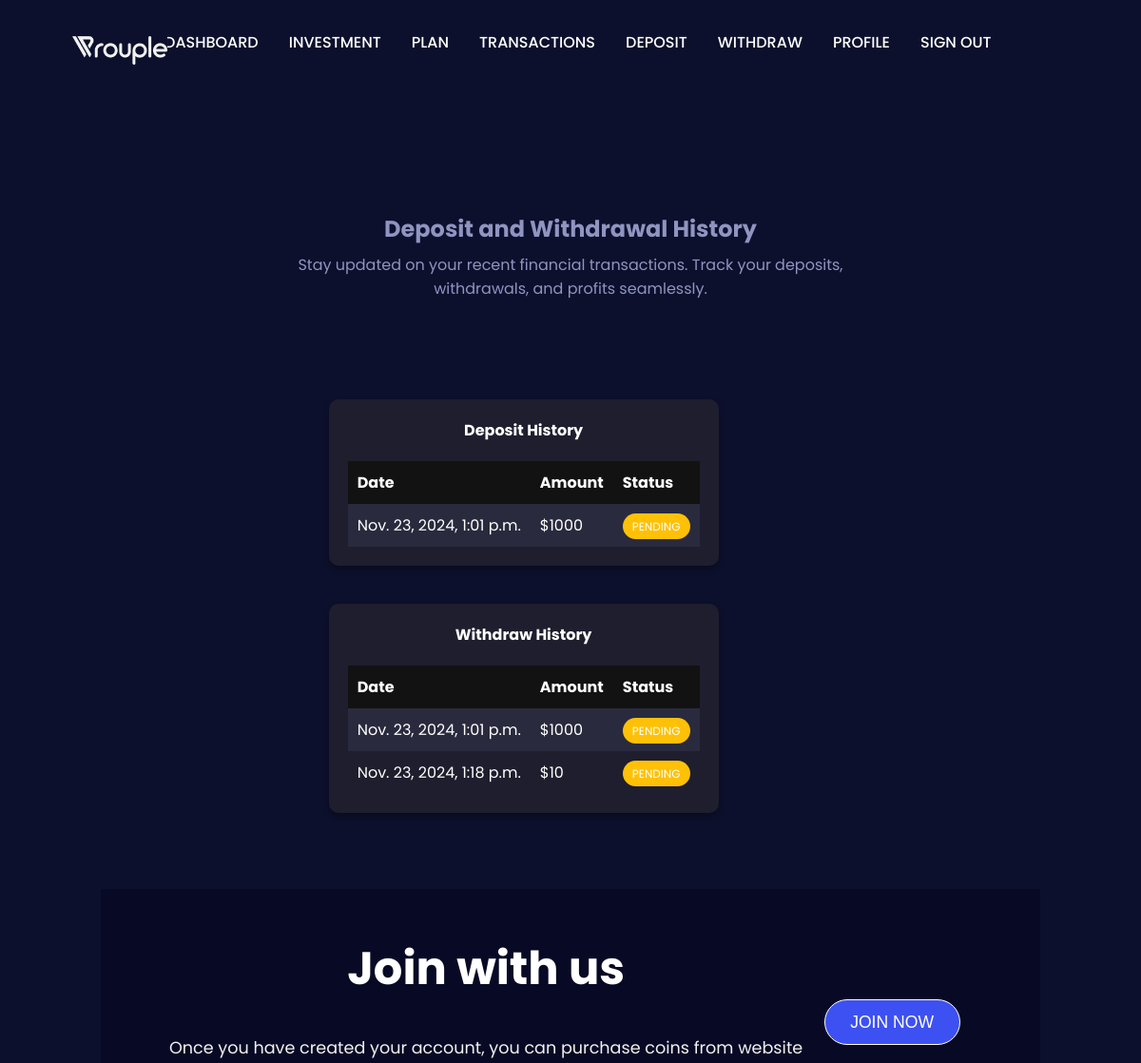
Before: /transaction/ (signed in, upper part) with the older database file.
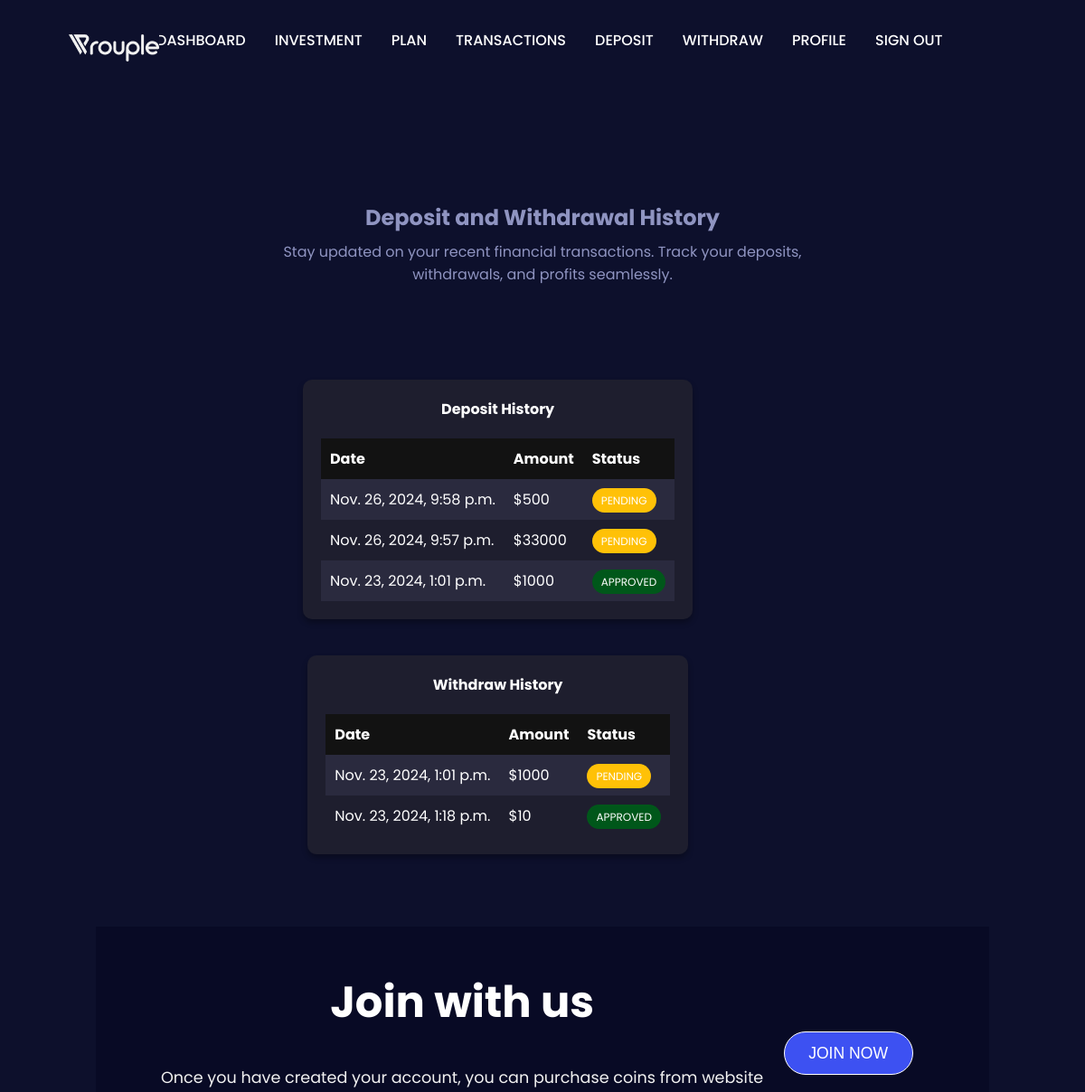
After: the same page with the newer database file.
### broker/models.py (models this page shows, shortened)
class Deposit(models.Model):
    user = models.ForeignKey(User, on_delete=models.CASCADE)
    amount = models.CharField(max_length=50)
    wallet_Address = models.CharField(max_length=100,blank=True, null=True)
    cryptomus_uuid = models.UUIDField(blank=True, null=True)
    status = models.CharField(default="PENDING", max_length=50,choices=[('PENDING','PENDING'),('DECLINED','DECLINED'),('APPROVED','APPROVED')])
    date = models.DateTimeField(auto_now_add=True)

class Withdraw(models.Model):
    user = models.ForeignKey(User, on_delete=models.CASCADE)
    amount = models.CharField(max_length=50)
    wallet_Address = models.CharField(max_length=100)
    status = models.CharField(default="PENDING", max_length=50,choices=[('PENDING','PENDING'),('DECLINED','DECLINED'),('APPROVED','APPROVED')])
    date = models.DateTimeField(auto_now_add=True)

### broker/views.py (the view)
# urls.py: path('transaction/', transaction, name='transaction'),
@login_required
def transaction(request):
    user = request.user
    deposits = None
    withdraws = None
    try:
        history = Histotry.objects.filter(user=user)
        deposits = Deposit.objects.filter(user=user).order_by("-date")
        withdraws = Withdraw.objects.filter(user=user)
    except ObjectDoesNotExist:
        history = None
    return render(request, 'transaction.html',{'history':history,'deposits':deposits,'withdraws':withdraws})

### templates/transaction.html (shortened to what this page needs)
{% extends 'base.html' %}
{% load static %}
{% block content %}
<section class="history-section" data-aos="fade-up">
    <header class="section-header">
      <h1>Deposit and Withdrawal History</h1>
      <p>Stay updated on your recent financial transactions. Track your deposits, withdrawals, and profits seamlessly.</p>
    </header>
  <div class="deposit-history">
    <div class="table-card">
      <h4>Deposit History</h4>
      <div class="table-container">
        <table>
          <thead>
            <tr>
              <th>Date</th>
              <th>Amount</th>
              <th>Status</th>
            </tr>
          </thead>
          <tbody>
            {% if deposits %}
              {% for deposit in deposits %}
                {% if deposit.amount == 0 %}
                <tr>
                  <td colspan="3">No records yet</td>
                </tr>
                {% else %}
                <tr>
                  <td>{{ deposit.date }}</td>
                  <td>${{ deposit.amount }}</td>
                {% if deposit.status == "PENDING" %}<td><span class="badge pending">{{ deposit.status }}</span></td> {% elif deposit.status == "APPROVED" %}<td><span class="badge approve" style="padding: 5px 10px;
  border-radius: 20px;
  font-size: 12px;
  color: #fff; background-color: #00571a;">{{ deposit.status }}</span></td> {% else %}<td><span class="badge decline" style="padding: 5px 10px;
    border-radius: 20px;
    font-size: 12px;
    color: #fff; background-color: #ff0707;">{{ deposit.status }}</span></td>{% endif %}
                </tr>
                {% endif %}
              {% endfor %}
            {% else %}
              <tr>
                <td colspan="3">No records yet</td>
              </tr>
            {% endif %}
          </tbody>
        </table>
      </div>
    </div>
  </div>
  <div class="deposit-history">
    <div class="table-card">
      <h4>Withdraw History</h4>
      <div class="table-container">
        <table>
          <thead>
            <tr>
              <th>Date</th>
              <th>Amount</th>
              <th>Status</th>
            </tr>
          </thead>
          <tbody>
            {% if withdraws %}
              {% for withdraw in withdraws %}
                {% if withdraw.amount == 0 %}
                <tr>
                  <td colspan="3">No records yet</td>
                </tr>
                {% else %}
                <tr>
                  <td>{{ withdraw.date }}</td>
                  <td>${{ withdraw.amount }}</td>
                  {% if withdraw.status == "PENDING" %}<td><span class="badge pending">{{ withdraw.status }}</span></td> {% elif withdraw.status == "APPROVED" %}<td><span class="badge approve" style="padding: 5px 10px;
                    border-radius: 20px;
                    font-size: 12px;
                    color: #fff; background-color: #00571a;">{{ withdraw.status }}</span></td> {% else %}<td><span class="badge decline" style="padding: 5px 10px;
                      border-radius: 20px;
                      font-size: 12px;
                      color: #fff; background-color: #ff0707;">{{ withdraw.status }}</span></td>{% endif %}
                </tr>
                {% endif %}
              {% endfor %}
            {% else %}
              <tr>
                <td colspan="3">No records yet</td>
              </tr>
            {% endif %}
          </tbody>
        </table>
      </div>
    </div>
  </div>
{% endblock %}

Changed rows visible on the page:
added Deposit: date "Nov. 26, 2024, 9:58 p.m.", amount "500", status "PENDING"
added Deposit: date "Nov. 26, 2024, 9:57 p.m.", amount "33000", status "PENDING"
changed Deposit: status "PENDING" → "APPROVED"
changed Withdraw: status "PENDING" → "APPROVED"
